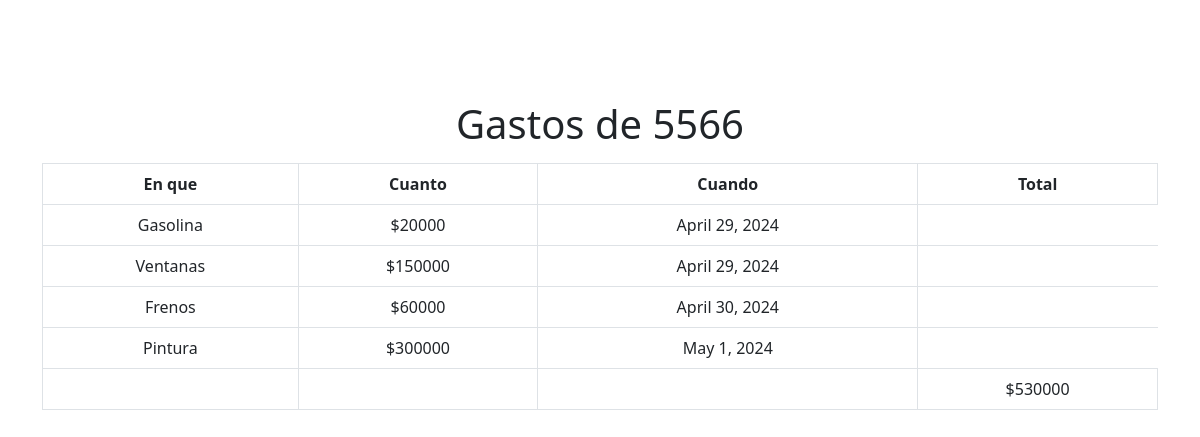
The page /expenses-Admin/1/ (signed in) on the database its author committed.
### Expenses/models.py (models this page shows)
class Expenses(models.Model):
    user = models.ForeignKey(User, on_delete=models.CASCADE)
    title = models.CharField(max_length=255, null=False)
    amount = models.IntegerField(null=False)
    date = models.DateField(default=date.today())

### PanelAdmin/views.py (the view)
# urls.py: path('expenses-Admin/<int:user_id>/', expensesAdmin.as_view(), name='Expenses_Admin'),
class expensesAdmin(LoginRequiredMixin, View):
    login_url = '/login/'
    def get(self, request, user_id):
        user = get_object_or_404(User, pk=user_id)
        expenses = Expenses.objects.filter(user=user)
        total = 0
        for expense in expenses:
            total += expense.amount
        return render(request, 'view_expenses_admin.html', {'user': user, 'expenses': expenses, 'total': total})

### templates/view_expenses_admin.html (shortened to what this page needs)
{% extends 'panelAdmin.html' %}
{% load static %}
{% load pwa %}
{% block content %}
<section class="expenses_admin">
    <div class="container">
        <h1 style="margin-bottom: 15px;">Gastos de {{user.username}}</h1>
        <table class="table table-bordered"">
            <thead>
                <tr>
                    <th scope="col">En que</th>
                    <th scope="col">Cuanto</th>
                    <th scope="col" style="width: 380px;">Cuando</th>
                    <th scope="col">Total</th>
                </tr>
            </thead>
            <tbody>
                {% for expense in expenses %}
                    <tr>
                        <td>{{expense.title}}</td>
                        <td>${{expense.amount}}</td>
                        <td>{{expense.date}}</td>
                    </tr>
                {% endfor %}
                <tr>
                    <td></td>
                    <td></td>
                    <td></td>
                    <td>${{total}}</td>
                </tr>
            </tbody>
        </table>
    </div>
</section>
{% endblock %}

### templates/panelAdmin.html (shortened to what this page needs)
<!DOCTYPE html>
{% load static %}
{% load pwa %}
<html lang="en">
<head>
    <link href="{% static 'css/bootstrap.min.css' %}" rel="stylesheet">
    <link href="https://cdn.jsdelivr.net/npm/bootstrap-icons@1.7.2/font/bootstrap-icons.css" rel="stylesheet">
    <link rel="stylesheet" href="{% static 'css/styles.css' %}">
</head>
<body>
    {% block content %}{% endblock %}
</body>
</html>

### static/css/styles.css (style rules this page uses)
* { padding: 0; margin: 0; box-sizing: border-box; }
.expenses_admin { display: flex; flex-direction: column; justify-content: center; align-items: center; text-align: center; height: auto; }
.expenses_admin .container { display: flex; flex-direction: column; justify-content: center; align-items: center; text-align: center; margin-top: 50%; }
@media only screen and (min-width:768px) { .expenses_admin .container { margin-top: 100px; } }

### rows shown on the page
Expenses: title "Gasolina", amount "20000", date "April 29, 2024"
Expenses: title "Ventanas", amount "150000", date "April 29, 2024"
Expenses: title "Frenos", amount "60000", date "April 30, 2024"
Expenses: title "Pintura", amount "300000", date "May 1, 2024"

### other values the page prints
{{ user.username }} "5566"
{{ total }} "530000"
